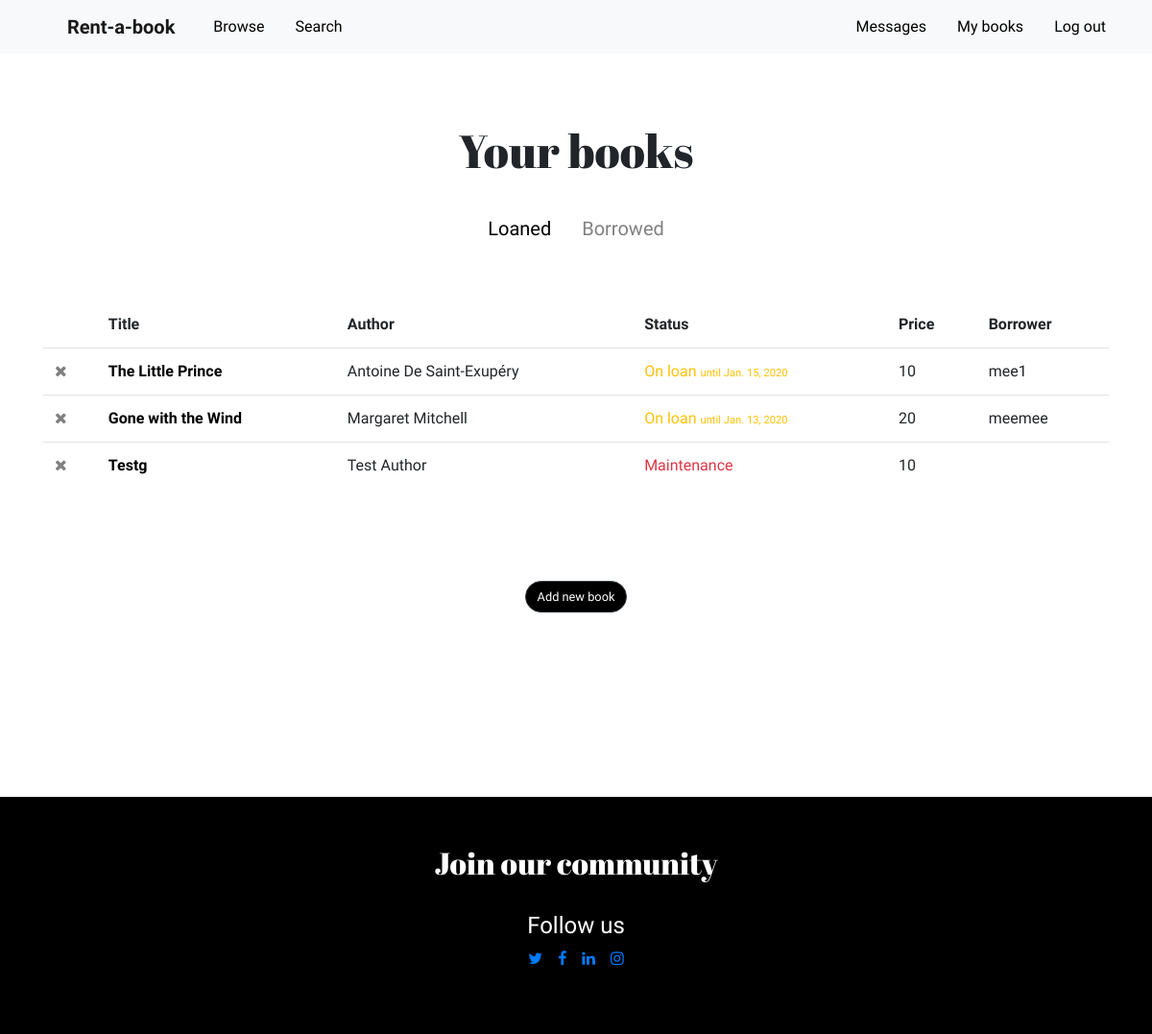
/mybooks/ (signed in), run on the app's committed database.
### rentabook/models.py (models this page shows, shortened)
class BookInstance(models.Model):
    created_by = models.ForeignKey(User, on_delete=models.SET_NULL, null=True, related_name="owner")
    borrower = models.ForeignKey(User, on_delete=models.SET_NULL, null=True, blank=True, related_name="borrower")
    cover = models.ImageField(upload_to='images/', blank=False)
    def cover_tag(self):
        if self.cover:
            return mark_safe('<img src="%s" style="width: 45px; height: 60px;" />' % self.cover.url)
        else:
            return 'No Cover Found'
    cover_tag.short_description = 'Cover'
    title = models.CharField(max_length=255, blank=False, help_text='Enter book title')
    author = models.CharField(max_length=255, blank=False, help_text='Enter book author')
    genre = models.ManyToManyField(Genre, blank=False, help_text='Select a genre for this book')
    summary = models.TextField(
        blank=False,
        max_length=1000,
        help_text='Enter a brief description of the book (max. 1000 characters)')
    background_color = models.CharField(max_length=10, blank=False, help_text='Enter background color')
    condition_choices = [
        ('1', 'Like New'),
        ('2', 'Good'),
        ('3', 'Fair'),
    ]
    condition = models.CharField(
        choices=condition_choices,
        max_length=1,
        blank=False,
        default='p')
    price_choices = [(i, i) for i in range (10, 60, 10)]
    price = models.IntegerField(choices=price_choices, default=10, blank=False)
    due_back = models.DateField(null=True, blank=True)
    LOAN_STATUS = (
        ('o', 'On loan'),
        ('a', 'Available'),
        ('m', 'Maintenance'),
    )
    status = models.CharField(
        max_length=1,
        choices=LOAN_STATUS,
        blank=True,
        default='a',
        help_text='Book availability',
    )
    class Meta:
        ordering = ['due_back', 'status']
    def display_genre(self):
        """Create a string for the Genre. This is required to display genre in Admin."""
        return ', '.join(genre.name for genre in self.genre.all()[:3])
    display_genre.short_description = 'Genre'

### rentabook/views.py (the view)
# urls.py: path('mybooks/', views.BooksByUserListView.as_view(), name='my-books'),
class BooksByUserListView(LoginRequiredMixin,generic.ListView):
    model = BookInstance
    template_name ='rentabook/my_books.html'
    paginate_by = 10
    def get_queryset(self):
        return BookInstance.objects.filter(borrower=self.request.user).filter(status__exact='o').order_by('-due_back')
    def get_context_data(self, **kwargs):
        context = super(BooksByUserListView, self).get_context_data(**kwargs)
        context['loaned_books'] = BookInstance.objects.filter(created_by=self.request.user).order_by('-due_back')
        context["new_message"] = new_message_alert(self.request.user)
        return context

### rentabook/utils.py (called while the page is built)
def new_message_alert(request_user):
    if not request_user in User.objects.all():
        return False
    convos = Dialog.objects.filter(Q(owner=request_user) | Q(opponent=request_user))
    if len(convos) > 0:
        for convo in convos:
            if convo.messages.all().count() > 0:
                if not convo.messages.last().read and convo.messages.last().sender != request_user:
                    return True
    return False

### rentabook/templates/rentabook/my_books.html (shortened to what this page needs)
{% extends "base_generic.html" %}
{% block main %}
<div class="container mt-5">
    <div class="row mx-0">
        <div class="my-4 mx-auto">
            <h1>Your books</h1>
        </div>
    </div>
    <div class="row mx-0 mb-4">
        <ul class="nav mx-auto" id="my_books" role="tablist">
            <li class="nav-item tab-item">
                <a class="nav-link active" id="loaned-tab" data-toggle="tab" href="#loaned" role="tab"
                    aria-controls="loaned" aria-selected="true"><h5>Loaned</h5></a>
            </li>
            <li class="nav-item tab-item">
                <a class="nav-link" id="borrowed-tab" data-toggle="tab" href="#borrowed" role="tab"
                    aria-controls="borrowed" aria-selected="false"><h5>Borrowed</h5></a>
            </li>
        </ul>
    </div>
    <div class="tab-content" id="myTabContent">
        <div class="tab-pane fade show active" id="loaned" role="tabpanel" aria-labelledby="loaned-tab">
            <br>
            {% if loaned_books %}
            <table class="table">
                <thead>
                    <tr>
                        <th scope="col"></th>
                        <th scope="col">Title</th>
                        <th scope="col">Author</th>
                        <th scope="col">Status</th>
                        <th scope="col" class="no_mobile_display">Price</th>
                        <th scope="col" class="no_mobile_display">Borrower</th>
                    </tr>
                </thead>
                <tbody>
                    {% for bookinst in loaned_books %}
                    <tr>
                        <td>
                            <a href="#" class="remove" id="{{ bookinst.id }}" data-title="{{ bookinst.title }}">
                                <i class="fa fa-times" style="color: grey"></i>
                            </a>
                        </td>
                        <td><a href="{% url 'book-detail' bookinst.pk %}"><b>{{ bookinst.title }}</b></a></td>
                        <td>{{ bookinst.author }}</td>
                        <td>
                            {% if bookinst.status == 'o' %}
                            <span class="text-warning">
                                {{ bookinst.get_status_display }}
                                <span style="font-size: 0.7rem;">
                                    until {{ bookinst.due_back }}
                                </span>
                            </span>
                            {% else %}
                            <span class="{% if bookinst.status == 'a' %}text-success{% else %}text-danger{% endif %}">
                                {{ bookinst.get_status_display }}
                            </span>
                            {% endif %}
                        </td>
                        <td class="no_mobile_display">{{ bookinst.price }}</td>
                        <td class="no_mobile_display">
                            {% if bookinst.borrower %}
                            <a href="{% url 'dialogs_detail' bookinst.borrower %}" style="color:inherit">
                                {{ bookinst.borrower }}
                            </a>
                            {% endif %}
                        </td>
                    </tr>
                    {% endfor %}
                </tbody>
            </table>
            {% else %}
            <p class="text-center">You have no books yet.</p>
            {% endif %}
            <div class="my-5 pt-5 text-center">
                <a href="{% url 'add-book' %}">
                    <button class="btn btn-dark rounded-pill">
                        Add new book
                    </button>
                </a>
            </div>
        </div>
    </div>
</div>
{% endblock %}

### rentabook/static/rentabook/style.css (style rules this page uses)
html, main { height: 100%; margin: 0; }
h1 { font-family: 'Abril Fatface', cursive; font-size: 3rem; }
body { font-family: 'Raleway', sans-serif; font-size: 1rem; }
.btn.btn-dark { background-color: black; font-size: 0.8rem; }
.nav-link { color: gray; }
.nav-link.active { color: black; }
.table thead th { border-bottom: none; border-top: none; }
td a { color: black; }

### data on the page
BookInstance: title "The Little Prince", author "Antoine De Saint-Exupéry", status "On loan", due_back "Jan. 15, 2020", price "10", borrower "mee1"
BookInstance: title "Gone with the Wind", author "Margaret Mitchell", status "On loan", due_back "Jan. 13, 2020", price "20", borrower "meemee"
BookInstance: title "Testg", author "Test Author", status "Maintenance", price "10"
